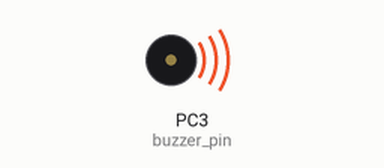
A program run on a simulated ATmega2560, built with avr-gcc and emulated at 14.7456 MHz. On the bench: buzzer (waves = sounding, pin HIGH).

Above: at 0.5 s.
Timing chart, 0 to 4.6 s (numbered marks = the images above):
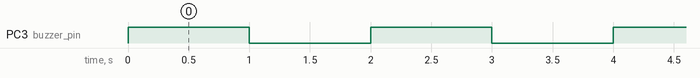

Measured:
- by itself, PC3 (buzzer_pin): alternates HIGH for 1.0 s and LOW for 1.0 s

The program:

1_Buzzer_Beep.c
```c
/*! \mainpage Experiment: 1_Buzzer_Beep
 *
 * @author     e-Yantra Team
 * @date       2020/02/12
 *
 * \subsection Aim
 * To interface the Buzzer already present on Firebird V robot and turn it ON and OFF at an interval of a second.
 *
 * \subsection Connections
 * Buzzer 				:  PC3 				<br>
 *
 * \subsection Macro Definitions
 * buzzer_ddr_reg		:  DDRC				<br>
 * buzzer_port_reg		:  PORTC			<br>
 * buzzer_pin			:  PC3				<br>
 *
 */


//---------------------------------- HEADER FILES -----------------------------------------------------

#include "firebird_avr.h"				// Header file included that contains macro definitions essential for Firebird V robot
#include <util/delay.h>					// Standard AVR Delay Library


//---------------------------------- FUNCTIONS ----------------------------------------------------------

//-----------------------------CONFIGURATION FUNCTIONS --------------------------------------------------

/**
 * @brief      Function to make **ONLY** 'buzzer_pin' as output and initially set it to low
 */
void buzzer_pin_config (void) {

	// Make 'buzzer_pin' as output
	buzzer_ddr_reg	|= ( 1 << buzzer_pin );

	// Set 'buzzer_pin' to low initially to turn it OFF
	buzzer_port_reg &= ~( 1 << buzzer_pin );
}

//----------------------------- BUZZER RELATED FUNCTIONS -----------------------------------------------

/**
 * @brief      Function to set **ONLY** 'buzzer_pin' to high, hence turn ON the Buzzer
 */
void buzzer_on (void) {

	// Set 'buzzer_pin' to high to turn it ON
	buzzer_port_reg |= ( 1 << buzzer_pin );
}


/**
 * @brief      Function to set **ONLY** 'buzzer_pin' to low, hence turn OFF the Buzzer
 */
void buzzer_off (void) {

	// Set 'buzzer_pin' to low to turn it OFF
	buzzer_port_reg &= ~( 1 << buzzer_pin );
}


//---------------------------------- MAIN ----------------------------------------------------------------
/**
 * @brief      Main Function
 *
 * @details    First Initializes the Buzzer present on Firebird-V by calling buzzer_pin_config() function,
 * 			   then calls the buzzer_on() and buzzer_off() functions to turn the Buzzer ON and OFF at an interval of a second.
 */
int main(void) {

	buzzer_pin_config();				// Initialize the Buzzer

	while (1) {

		buzzer_on();					// Turn ON the Buzzer
		_delay_ms(1000);				// Delay of 1 second

		buzzer_off();					// Turn OFF the Buzzer
		_delay_ms(1000);				// Delay of 1 second
	}
}
//---------------------------------- END ------------------------------------------------------------------
```

Source omitted: firebird_avr.h (17589 bytes)
